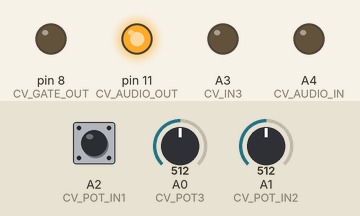
The sketch below on a simulated Arduino Uno, built with avr-gcc and run on an emulated ATmega328P. On the bench: output pins drawn as LEDs (lit = HIGH). Inputs (shaded band) come from the test bench; at power-on: A2 (CV_POT_IN1) HIGH, A0 (CV_POT3) = 512, A1 (CV_POT_IN2) = 512.

Above: at 1.2 s.
1.3 s: A2 (CV_POT_IN1) driven LOW
At 2.4 s:
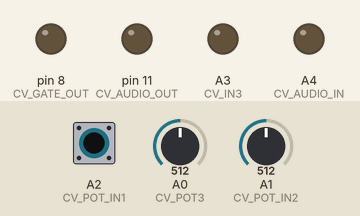
2.8 s: A2 (CV_POT_IN1) driven HIGH
At 3.6 s:
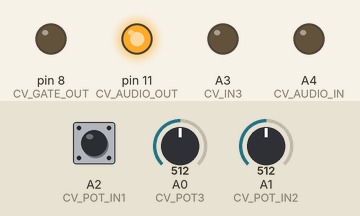
4.3 s: A2 (CV_POT_IN1) pulsed LOW 2 times (0.12 s each, 0.3 s apart)
At 5.7 s:
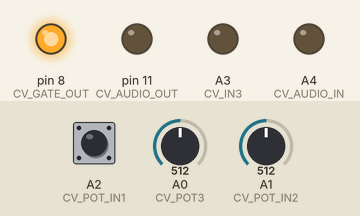
6.4 s: A2 (CV_POT_IN1) pulsed LOW 5 times (0.12 s each, 0.3 s apart)
At 8.0 s:
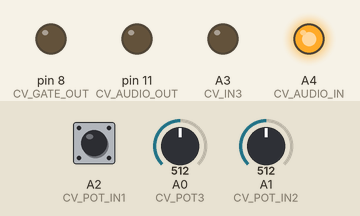
Timing chart, 0 to 9.5 s (numbered marks = the images above; inputs shaded):
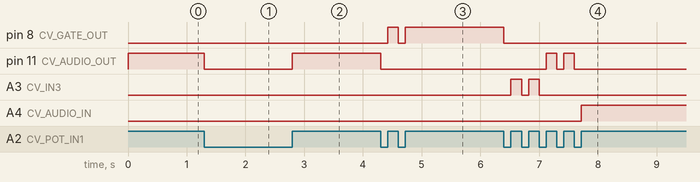

Measured:
- after the input at 1.3 s, pin 11 (CV_AUDIO_OUT): HIGH → LOW at once
- after the input at 2.8 s, pin 11 (CV_AUDIO_OUT): LOW → HIGH at once
- after the input at 4.3 s, pin 8 (CV_GATE_OUT): LOW → HIGH after 0.12 s, → LOW 0.18 s later, → HIGH 0.12 s later; pin 11 (CV_AUDIO_OUT): HIGH → LOW at once
- after the input at 6.4 s, pin 8 (CV_GATE_OUT): HIGH → LOW at once; pin 11 (CV_AUDIO_OUT): alternates HIGH for 0.18 s and LOW for 0.12 s, 4 changes in all, then stays LOW, starting after 0.72 s; A3 (CV_IN3): alternates HIGH for 0.18 s and LOW for 0.12 s, 4 changes in all, then stays LOW, starting after 0.12 s; A4 (CV_AUDIO_IN): LOW → HIGH after 1.3 s

The sketch:

offshoot.ino
```cpp
// (licence header left out)
/// OFFSHOOT
///
/// Offshoot is more or less a copy of Mutable Instruments Branches.  That is, it is a dual
/// Bournoulli Gate.  Offshoot was written by Sean Luke [sean@cs.gmu.edu]
///
/// SET GRAINS TO GRAINS MODE.  (If you want MOZZI mode, change CV_AUDIO_OUT to 9)
///
/// Offshoot has two inputs for triggers or gates (1 and 2).  Each input trigger/gate is randomly routed
/// to one of two outputs (A and B).  Thus trigger/gate 1 gets routed to either output 1A or 1B,
/// and trigger/gate 2 gets routed to either output 2A or 2B.  The probability of routing
/// is determined by the PROBABILITY knob (Pot 3).
///
/// The probability knob works as follows.  If the knob is turned fully to the left,
/// then the output will always be A.  As you turn the knob to the right, the probability
/// increases that B will be chosen instead of A, until you reach the halfway point, where
/// the probability is equal.  Now if you continue to turn the knob to the right, the
/// behavior changes: the probability is now the likelihood that the output will SWITCH from
/// whatever it was last time.  Initially this is high, and as you turn the knob to the far
/// right the probability decreases to the point where it stays with its previous value
/// for a long time and ultimately permanently.
///
/// NOTE: triggers/gates sent to Audio Out are sloppy and slow.  This affects Input 2 (Audio Out is Ouput 2B).
///
/// FOUR-TRIGGER-GATE / CV OPTION
////
/// You can change Offshoot to select among all four outputs from a single input
/// trigger/gate.  To do this, uncomment (remove the //) from the following #define:

#define FOUR_OUTPUTS

/// If you do this, then Pot 2 / CV 2 will be used as a SECOND probability knob, to determine
/// whether Outputs 1A / 1B will be used or if Outputs 2A / 2B will be used.  Then Pot 3 is
/// used to choose between A and B.  In addition to allowing four outputs, this also allows
/// CV control over the probability.  For example, if you set POT 3 to FULL LEFT, so A is
/// always chosen, then you can send CV in to IN2 (set POT 2 to about 2 o'clock) and the CV
/// will choose between outputs 1A and 2A.
///
/// LATCH MODE
///
/// You can also cause Offshoot to only reset an output (set it to 0) upon triggering a new
/// output.  Mutable Instruments Branches calls this "Latch Mode".  To turn on Latch Mode,
/// uncomment (remove the //) from the following #define:

// #define LATCH_MODE


/// CONFIGURATION
///
/// IN 1            Input 1
/// IN 2            Input 2		OR (if Four Outputs) probability for Output Set 1 vs 2
/// IN 3            Output 1B
/// AUDIO IN (A)    Output 2A
/// AUDIO OUT       Output 2B
/// DIGITAL OUT (D) Output 1A
///
/// POT 1           UNUSED.  Set to IN1 and turn dial to approximately 2 o'clock.
/// POT 2           UNUSED IF NOT FOUR OUTPUTS.  Set to IN2 and turn dial to approximately 2 o'clock.
/// POT 3           Probability (Selecting between A and B)


////////// PINOUTS

#define CV_POT_IN1    A2  // Input 1
#define CV_POT_IN2    A1  // Input 2				OR choice of output 1 set versus 2 set
#define CV_POT3       A0  // Probability
#define CV_IN3        A3  // Output 1B
#define CV_AUDIO_IN   A4  // Output 2A
#define CV_AUDIO_OUT  11  // Output 2B
#define CV_GATE_OUT   8   // Output 1A
#define RANDOM_PIN    A5

uint8_t prev_in1_state = 255;	// 0 or 1 depending on what the current gate is.  Or 255 initially.
uint8_t prev_in2_state = 255;	// 0 or 1 depending on what the current gate is.  Or 255 initially.
uint8_t out1;               	// 0 or 1 depending on which port is being used.  Or 255 initially.
uint8_t out2;               	// 0 or 1 depending on which port is being used.  Or 255 initially.
uint8_t prev_out1_port = 255;	// this is the actual last port, or 255 initially
uint8_t prev_out2_port = 255;	// this is the actual last port, or 255 initially

#include "rnd.c"

void setup()
    {
    pinMode(CV_AUDIO_IN, OUTPUT);
    pinMode(CV_IN3, OUTPUT);
    pinMode(CV_AUDIO_OUT, OUTPUT);
    pinMode(CV_GATE_OUT, OUTPUT);
    out1 = (rnd4294967294() > 127);
    out2 = (rnd4294967294() > 127);
    }

void loop()
    {
#ifdef FOUR_OUTPUTS
    // Read inputs
    uint16_t in1 = digitalRead(CV_POT_IN1);
    uint16_t prob2 = analogRead(CV_POT_IN2);
    uint16_t prob1 = analogRead(CV_POT3);

    // compute probability
    uint8_t p1 = (uint8_t)(prob1 > 511 ? ((1023 - prob1) >> 2) : (prob1 >> 2));  // 0...511 -> 0...127.  1023...512 -> 0...127
    if (p1 < 8) p1 = 0;		// shunt to 0 to reduce noise for complete shutoff
    uint8_t p2 = (uint8_t)(prob2 > 511 ? ((1023 - prob2) >> 2) : (prob2 >> 2));  // 0...511 -> 0...127.  1023...512 -> 0...127
    if (p2 < 8) p2 = 0;		// shunt to 0 to reduce noise for complete shutoff
    uint8_t evt1 = rnd4294967294();				// random number value
    uint8_t evt2 = rnd4294967294();				// random number value

    if (in1 != prev_in1_state)
    	{
    	prev_in1_state = in1;
    	if (in1 == 1)	// trigger
    		{
    		if (prob1 > 511)		// we're alternating
    			{
    			if (evt1 < p1) out1 = !out1;
    			}
    		else				// we're selecting at random
    			{
	    		out1 = (evt1 < p1);
    			}

    		if (prob2 > 511)		// we're alternating
    			{
    			if (evt2 < p2) out2 = !out2;
    			}
    		else				// we're selecting at random
    			{
	    		out2 = (evt2 < p2);
    			}

#ifdef LATCH_MODE
    		if (prev_out1_port != 255) digitalWrite(prev_out1_port, 0);
#endif

			if (!out2)
				{
    			digitalWrite(prev_out1_port = (out1 ? CV_IN3 : CV_GATE_OUT), 1);
				}
			else
				{
    			digitalWrite(prev_out1_port = (out1 ? CV_AUDIO_OUT : CV_AUDIO_IN), 1);
				}
    		}
    	else
    		{
#ifndef LATCH_MODE
    		if (prev_out1_port != 255) digitalWrite(prev_out1_port, 0);
#endif
    		}
    	}
#else

    // Read inputs
    uint16_t in1 = digitalRead(CV_POT_IN1);
    uint16_t in2 = digitalRead(CV_POT_IN2);
    uint16_t prob = analogRead(CV_POT3);

    // compute probability
    uint8_t p = (uint8_t)(prob > 511 ? ((1023 - prob) >> 2) : (prob >> 2));  // 0...511 -> 0...127.  1023...512 -> 0...127
    if (p < 8) p = 0;		// shunt to 0 to reduce noise for complete shutoff
    uint8_t evt = rnd4294967294();				// random number value

    if (in1 != prev_in1_state)
    	{
    	prev_in1_state = in1;
    	if (in1 == 1)	// trigger
    		{
    		if (prob > 511)		// we're alternating
    			{
    			if (evt < p) out1 = !out1;
    			}
    		else				// we're selecting at random
    			{
	    		out1 = (evt < p);
    			}
#ifdef LATCH_MODE
    		if (prev_out1_port != 255) digitalWrite(prev_out1_port, 0);
#endif
    		digitalWrite(prev_out1_port = (out1 ? CV_IN3 : CV_GATE_OUT), 1);
    		}
    	else
    		{
#ifndef LATCH_MODE
    		if (prev_out1_port != 255) digitalWrite(prev_out1_port, 0);
#endif
    		}
    	}

    if (in2 != prev_in2_state)
    	{
    	prev_in2_state = in2;
    	if (in2 == 1)	// trigger
    		{
    		if (prob > 511)		// we're alternating
    			{
    			if (evt < p) out2 = !out2;
    			}
    		else
    			{
	    		out2 = (evt < p);
    			}
#ifdef LATCH_MODE
    		if (prev_out2_port != 255) digitalWrite(prev_out2_port, 0);
#endif
    		digitalWrite(prev_out2_port = (out2 ? CV_AUDIO_OUT : CV_AUDIO_IN), 1);
    		}
    	else
    		{
#ifndef LATCH_MODE
    		if (prev_out2_port != 255) digitalWrite(prev_out2_port, 0);
#endif
    		}
    	}
#endif
	 }
```

rnd.c
```cpp
// (licence header left out)
/*
Copyright Edward Rosten 2008--2013.

Redistribution and use in source and binary forms, with or without
modification, are permitted provided that the following conditions
are met:
1. Redistributions of source code must retain the above copyright
   notice, this list of conditions and the following disclaimer.
2. Redistributions in binary form must reproduce the above copyright
   notice, this list of conditions and the following disclaimer in the
   documentation and/or other materials provided with the distribution.

THIS SOFTWARE IS PROVIDED BY THE AUTHOR AND OTHER CONTRIBUTORS ``AS IS''
AND ANY EXPRESS OR IMPLIED WARRANTIES, INCLUDING, BUT NOT LIMITED TO, THE
IMPLIED WARRANTIES OF MERCHANTABILITY AND FITNESS FOR A PARTICULAR PURPOSE
ARE DISCLAIMED.  IN NO EVENT SHALL THE AUTHOR OR OTHER CONTRIBUTORS BE
LIABLE FOR ANY DIRECT, INDIRECT, INCIDENTAL, SPECIAL, EXEMPLARY, OR
CONSEQUENTIAL DAMAGES (INCLUDING, BUT NOT LIMITED TO, PROCUREMENT OF
SUBSTITUTE GOODS OR SERVICES; LOSS OF USE, DATA, OR PROFITS; OR BUSINESS
INTERRUPTION) HOWEVER CAUSED AND ON ANY THEORY OF LIABILITY, WHETHER IN
CONTRACT, STRICT LIABILITY, OR TORT (INCLUDING NEGLIGENCE OR OTHERWISE)
ARISING IN ANY WAY OUT OF THE USE OF THIS SOFTWARE, EVEN IF ADVISED OF THE
POSSIBILITY OF SUCH DAMAGE.
*/

static unsigned char __x = 0;
static unsigned char __y = 0;
static unsigned char __z = 0;
static unsigned char __a = 1;

inline unsigned char rnd4294967294()
	{
		unsigned char t = __x ^ (__x >> 1);
		__x=__y;
		__y=__z;
		__z=__a;
		__a = __z ^ t ^ ( __z >> 3) ^ (t << 1);

		return __a;

	}
```
